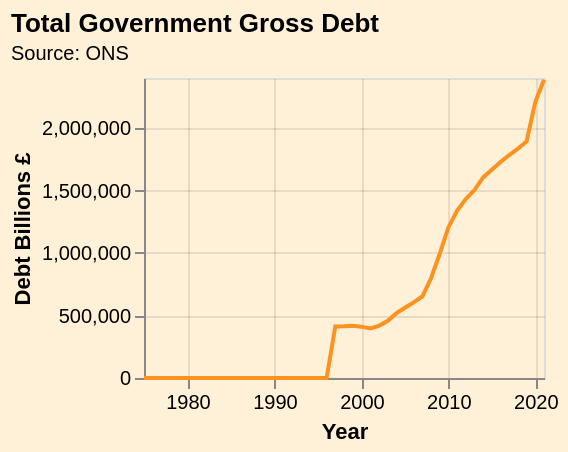

Write a Vega-Lite specification for this figure.
### Vega-Lite specification from a JSON file in a GitHub repository (floating-point values rounded to 4 significant figures)
{"$schema": "https://vega.github.io/schema/vega-lite/v5.json", "title": {"text": "Total Government Gross Debt", "anchor": "start", "subtitle": "Source: ONS", "subtitleFontSize": 10}, "config": {"background": "#fff0d8"}, "height": 150, "width": 200, "data": {"values": [{"date": "1975", "label": "1975", "month": "", "quarter": "", "sourceDataset": "PUSF", "updateDate": "2015-10-20T23:00:00.000Z", "value": "", "year": "1975"}, {"date": "1976", "label": "1976", "month": "", "quarter": "", "sourceDataset": "PUSF", "updateDate": "2015-10-20T23:00:00.000Z", "value": "", "year": "1976"}, {"date": "1977", "label": "1977", "month": "", "quarter": "", "sourceDataset": "PUSF", "updateDate": "2015-10-20T23:00:00.000Z", "value": "", "year": "1977"}, {"date": "1978", "label": "1978", "month": "", "quarter": "", "sourceDataset": "PUSF", "updateDate": "2015-10-20T23:00:00.000Z", "value": "", "year": "1978"}, {"date": "1979", "label": "1979", "month": "", "quarter": "", "sourceDataset": "PUSF", "updateDate": "2015-10-20T23:00:00.000Z", "value": "", "year": "1979"}, {"date": "1980", "label": "1980", "month": "", "quarter": "", "sourceDataset": "PUSF", "updateDate": "2015-10-20T23:00:00.000Z", "value": "", "year": "1980"}, {"date": "1981", "label": "1981", "month": "", "quarter": "", "sourceDataset": "PUSF", "updateDate": "2015-10-20T23:00:00.000Z", "value": "", "year": "1981"}, {"date": "1982", "label": "1982", "month": "", "quarter": "", "sourceDataset": "PUSF", "updateDate": "2015-10-20T23:00:00.000Z", "value": "", "year": "1982"}, {"date": "1983", "label": "1983", "month": "", "quarter": "", "sourceDataset": "PUSF", "updateDate": "2015-10-20T23:00:00.000Z", "value": "", "year": "1983"}, {"date": "1984", "label": "1984", "month": "", "quarter": "", "sourceDataset": "PUSF", "updateDate": "2015-10-20T23:00:00.000Z", "value": "", "year": "1984"}, {"date": "1985", "label": "1985", "month": "", "quarter": "", "sourceDataset": "PUSF", "updateDate": "2015-10-20T23:00:00.000Z", "value": "", "year": "1985"}, {"date": "1986", "label": "1986", "month": "", "quarter": "", "sourceDataset": "PUSF", "updateDate": "2015-10-20T23:00:00.000Z", "value": "", "year": "1986"}, {"date": "1987", "label": "1987", "month": "", "quarter": "", "sourceDataset": "PUSF", "updateDate": "2015-10-20T23:00:00.000Z", "value": "", "year": "1987"}, {"date": "1988", "label": "1988", "month": "", "quarter": "", "sourceDataset": "PUSF", "updateDate": "2015-10-20T23:00:00.000Z", "value": "", "year": "1988"}, {"date": "1989", "label": "1989", "month": "", "quarter": "", "sourceDataset": "PUSF", "updateDate": "2015-10-20T23:00:00.000Z", "value": "", "year": "1989"}, {"date": "1990", "label": "1990", "month": "", "quarter": "", "sourceDataset": "PUSF", "updateDate": "2015-10-20T23:00:00.000Z", "value": "", "year": "1990"}, {"date": "1991", "label": "1991", "month": "", "quarter": "", "sourceDataset": "PUSF", "updateDate": "2015-10-20T23:00:00.000Z", "value": "", "year": "1991"}, {"date": "1992", "label": "1992", "month": "", "quarter": "", "sourceDataset": "PUSF", "updateDate": "2015-10-20T23:00:00.000Z", "value": "", "year": "1992"}, {"date": "1993", "label": "1993", "month": "", "quarter": "", "sourceDataset": "PUSF", "updateDate": "2015-10-20T23:00:00.000Z", "value": "", "year": "1993"}, {"date": "1994", "label": "1994", "month": "", "quarter": "", "sourceDataset": "PUSF", "updateDate": "2015-10-20T23:00:00.000Z", "value": "", "year": "1994"}, {"date": "1995", "label": "1995", "month": "", "quarter": "", "sourceDataset": "PUSF", "updateDate": "2015-10-20T23:00:00.000Z", "value": "", "year": "1995"}, {"date": "1996", "label": "1996", "month": "", "quarter": "", "sourceDataset": "PUSF", "updateDate": "2015-10-20T23:00:00.000Z", "value": "", "year": "1996"}, {"date": "1997", "label": "1997", "month": "", "quarter": "", "sourceDataset": "PUSF", "updateDate": "2022-09-20T23:00:00.000Z", "value": "412874", "year": "1997"}, {"date": "1998", "label": "1998", "month": "", "quarter": "", "sourceDataset": "PUSF", "updateDate": "2022-09-20T23:00:00.000Z", "value": "413184", "year": "1998"}, {"date": "1999", "label": "1999", "month": "", "quarter": "", "sourceDataset": "PUSF", "updateDate": "2022-09-20T23:00:00.000Z", "value": "417129", "year": "1999"}, {"date": "2000", "label": "2000", "month": "", "quarter": "", "sourceDataset": "PUSF", "updateDate": "2022-09-20T23:00:00.000Z", "value": "410931", "year": "2000"}, {"date": "2001", "label": "2001", "month": "", "quarter": "", "sourceDataset": "PUSF", "updateDate": "2022-09-20T23:00:00.000Z", "value": "396729", "year": "2001"}, {"date": "2002", "label": "2002", "month": "", "quarter": "", "sourceDataset": "PUSF", "updateDate": "2022-09-20T23:00:00.000Z", "value": "417026", "year": "2002"}, {"date": "2003", "label": "2003", "month": "", "quarter": "", "sourceDataset": "PUSF", "updateDate": "2022-09-20T23:00:00.000Z", "value": "455219", "year": "2003"}, {"date": "2004", "label": "2004", "month": "", "quarter": "", "sourceDataset": "PUSF", "updateDate": "2022-09-20T23:00:00.000Z", "value": "516476", "year": "2004"}, {"date": "2005", "label": "2005", "month": "", "quarter": "", "sourceDataset": "PUSF", "updateDate": "2022-09-20T23:00:00.000Z", "value": "561749", "year": "2005"}, {"date": "2006", "label": "2006", "month": "", "quarter": "", "sourceDataset": "PUSF", "updateDate": "2022-09-20T23:00:00.000Z", "value": "605272", "year": "2006"}, {"date": "2007", "label": "2007", "month": "", "quarter": "", "sourceDataset": "PUSF", "updateDate": "2022-09-20T23:00:00.000Z", "value": "651753", "year": "2007"}, {"date": "2008", "label": "2008", "month": "", "quarter": "", "sourceDataset": "PUSF", "updateDate": "2022-09-20T23:00:00.000Z", "value": "795924", "year": "2008"}, {"date": "2009", "label": "2009", "month": "", "quarter": "", "sourceDataset": "PUSF", "updateDate": "2022-09-20T23:00:00.000Z", "value": "991989", "year": "2009"}, {"date": "2010", "label": "2010", "month": "", "quarter": "", "sourceDataset": "PUSF", "updateDate": "2022-09-20T23:00:00.000Z", "value": "1204696", "year": "2010"}, {"date": "2011", "label": "2011", "month": "", "quarter": "", "sourceDataset": "PUSF", "updateDate": "2022-09-20T23:00:00.000Z", "value": "1337957", "year": "2011"}, {"date": "2012", "label": "2012", "month": "", "quarter": "", "sourceDataset": "PUSF", "updateDate": "2022-09-20T23:00:00.000Z", "value": "1431462", "year": "2012"}, {"date": "2013", "label": "2013", "month": "", "quarter": "", "sourceDataset": "PUSF", "updateDate": "2022-09-20T23:00:00.000Z", "value": "1503617", "year": "2013"}, {"date": "2014", "label": "2014", "month": "", "quarter": "", "sourceDataset": "PUSF", "updateDate": "2022-09-20T23:00:00.000Z", "value": "1604697", "year": "2014"}, {"date": "2015", "label": "2015", "month": "", "quarter": "", "sourceDataset": "PUSF", "updateDate": "2022-09-20T23:00:00.000Z", "value": "1665379", "year": "2015"}, {"date": "2016", "label": "2016", "month": "", "quarter": "", "sourceDataset": "PUSF", "updateDate": "2022-09-20T23:00:00.000Z", "value": "1728195", "year": "2016"}, {"date": "2017", "label": "2017", "month": "", "quarter": "", "sourceDataset": "PUSF", "updateDate": "2022-09-20T23:00:00.000Z", "value": "1783545", "year": "2017"}, {"date": "2018", "label": "2018", "month": "", "quarter": "", "sourceDataset": "PUSF", "updateDate": "2022-09-20T23:00:00.000Z", "value": "1835388", "year": "2018"}, {"date": "2019", "label": "2019", "month": "", "quarter": "", "sourceDataset": "PUSF", "updateDate": "2022-09-20T23:00:00.000Z", "value": "1891913", "year": "2019"}, {"date": "2020", "label": "2020", "month": "", "quarter": "", "sourceDataset": "PUSF", "updateDate": "2022-09-20T23:00:00.000Z", "value": "2206951", "year": "2020"}, {"date": "2021", "label": "2021", "month": "", "quarter": "", "sourceDataset": "PUSF", "updateDate": "2022-09-20T23:00:00.000Z", "value": "2385933", "year": "2021"}], "format": {"parse": {"date": "date"}}}, "mark": {"type": "line", "color": "#fe921f"}, "encoding": {"x": {"field": "date", "type": "temporal", "title": "Year", "axis": {"labelSeparation": 10, "domainColor": "#fffff", "gridColor": "#00000017"}}, "y": {"field": "value", "type": "quantitative", "title": "Debt Billions £", "axis": {"gridColor": "#00000017"}}}}
